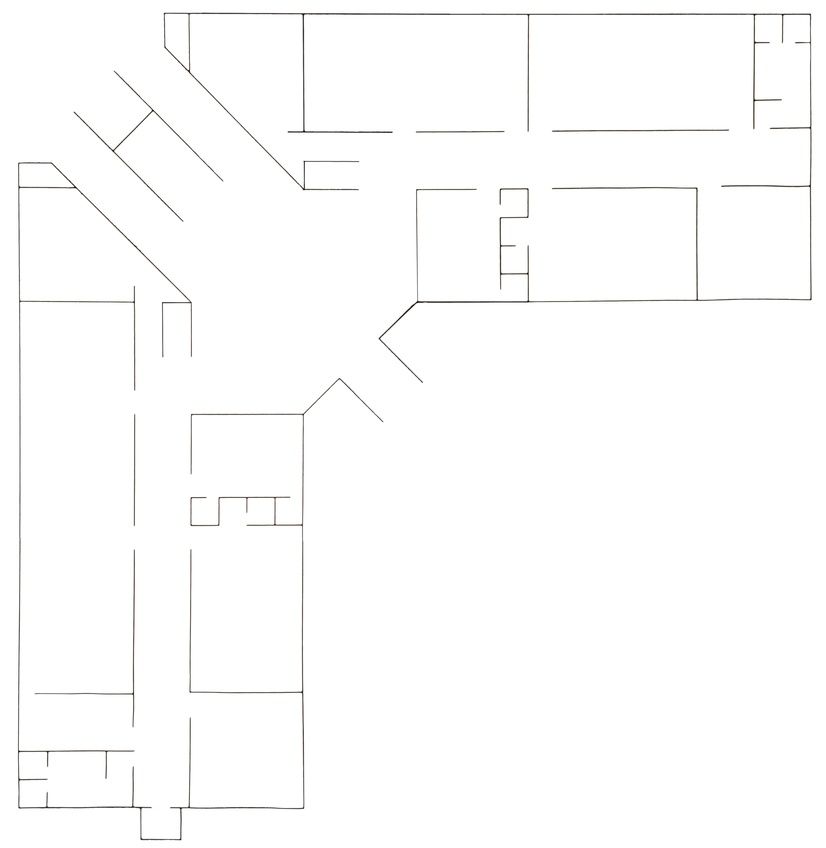
#> input picture images/first plain.jpg, 826 x 848 px, shrunk from 4113 x 4222 before the run, found by its file name
$ python edge.py
#> lines starting #> are read from the running program, lines starting #| are printed output that depends on the picture; after the words box and inside, x2 and y2 are one past the last pixel; in counts of white or black regions, pixels touching at a corner belong together
import cv2
import numpy as np
from pathlib import Path
import math

class WallDetector:
    def __init__(self, image_path):
        """Initialize detector with floor plan image"""
        self.image_path = image_path
        self.image = cv2.imread(image_path)
#> self.image is the input picture: shape (848, 826, 3); mean B, G, R 252.6, 252.8, 252.8
        if self.image is None:
            raise FileNotFoundError(f"Image not found: {image_path}")

        self.gray = cv2.cvtColor(self.image, cv2.COLOR_BGR2GRAY)
        self.lines = None
        self.corners = None


    def detect_line_segments(self, blur_kernel=5, blur_sigma=1.5, canny_low=30, canny_high=100,
                            hough_threshold=15, min_line_length=50, max_line_gap=20):
        """
        Detect line segments from black lines on white background

        Parameters to tune:
          - blur_kernel: Gaussian blur kernel (5, 7, 9) - larger = smoother
          - blur_sigma: Blur amount (1.0-2.5)
          - canny_low: Lower Canny threshold (20-50) - lower detects more
          - cancy_high: Upper Canny threshold (80-150) - higher detects fewer
          - hough_threshold: Minimum votes (10-30) - LOWER = detect more lines
          - min_line_length: Minimum line length in pixels (30-100)
          - max_line_gap: Gap tolerance to connect segments (10-30)
        """
#> called with blur_kernel = 5, blur_sigma = 1.5, canny_low = 30, canny_high = 100, hough_threshold = 15, min_line_length = 50, max_line_gap = 20
        # Blur to reduce noise
        blurred = cv2.GaussianBlur(self.gray, (blur_kernel, blur_kernel), blur_sigma)

        # Invert: make black lines white for edge detection
        inverted = cv2.bitwise_not(blurred)
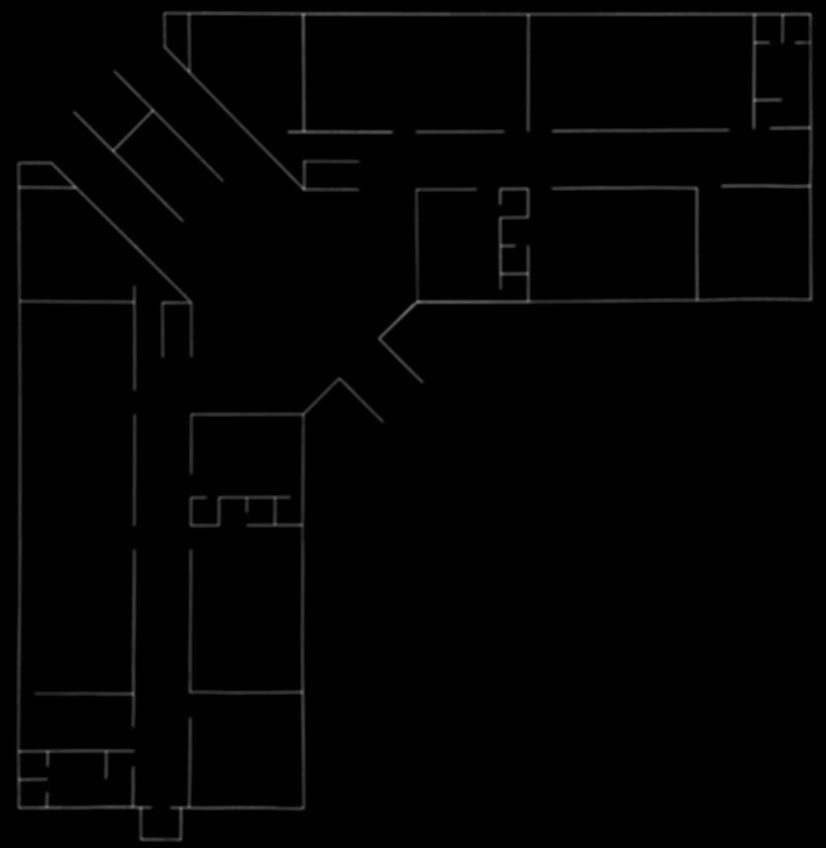
#> inverted: shape (848, 826); min 0, max 119, mean 2.2

        # Aggressive erosion to collapse both edges of black line into single centerline
        kernel = cv2.getStructuringElement(cv2.MORPH_RECT, (3, 3))
        eroded = cv2.erode(inverted, kernel, iterations=5)  # Heavy erosion
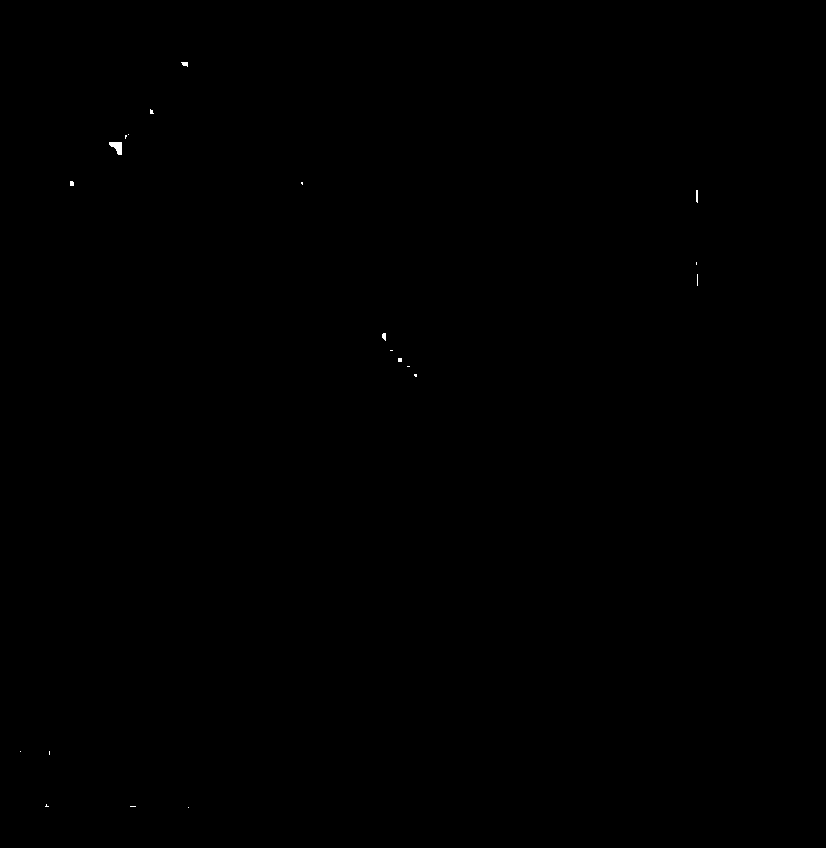
#> eroded: shape (848, 826); values 0 (black) and 1 (white), 0.04% white; 20 white regions (16 under 20 px), largest, box (x1, y1, x2, y2) and area: (109, 142, 122, 155) 108, (181, 62, 188, 67) 25, (696, 190, 698, 203) 25, (382, 333, 386, 341) 25

        # Dilate back to restore line visibility
        dilated = cv2.dilate(eroded, kernel, iterations=3)
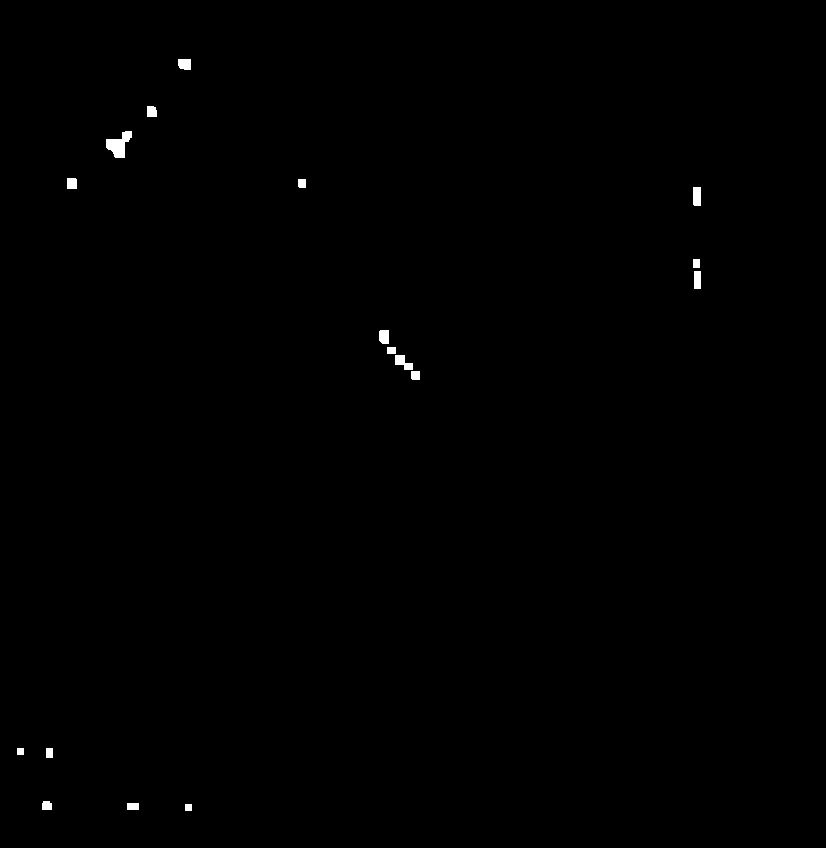
#> dilated: shape (848, 826); values 0 (black) and 1 (white), 0.27% white; 17 white regions, largest, box (x1, y1, x2, y2) and area: (106, 131, 132, 158) 388, (395, 355, 413, 370) 161, (693, 187, 701, 206) 151

        # Edge detection on processed image
        edges = cv2.Canny(dilated, canny_low, canny_high)
#> edges: shape (848, 826); every value is 0

        # Dilate slightly to reconnect broken segments
        kernel = cv2.getStructuringElement(cv2.MORPH_RECT, (2, 2))
        edges = cv2.dilate(edges, kernel, iterations=1)

        # Hough line detection
        lines = cv2.HoughLinesP(
            edges,
            rho=1,
            theta=np.pi/180,
            threshold=hough_threshold,
            minLineLength=min_line_length,
            maxLineGap=max_line_gap
        )
#> lines = None

        if lines is None:
            lines = []
        else:
            lines = [line[0] for line in lines]

        self.lines = lines
        print(f"✓ Detected {len(lines)} line segments")
        return lines

    def snap_angles(self, angle_threshold=10):
        """Snap line angles to nearest 0° or 90°"""
#> called with angle_threshold = 10
        if self.lines is None:
            return

        snapped = []
        for line in self.lines:
            x1, y1, x2, y2 = line

            # Calculate angle
            dx = x2 - x1
            dy = y2 - y1
            angle = math.degrees(math.atan2(dy, dx))
            angle = angle % 180  # Normalize to 0-180

            # Snap to 0° or 90°
            if abs(angle) <= angle_threshold or abs(angle - 180) <= angle_threshold:
                # Make horizontal
                new_y1 = (y1 + y2) // 2
                snapped.append([x1, new_y1, x2, new_y1])
            elif abs(angle - 90) <= angle_threshold:
                # Make vertical
                new_x1 = (x1 + x2) // 2
                snapped.append([new_x1, y1, new_x1, y2])
            else:
                snapped.append(line)

        self.lines = snapped
        print(f"✓ Angles snapped to 0°/90°")

    def find_corners(self, tolerance=30):
        """Find intersections/corners where lines meet"""
        if self.lines is None or len(self.lines) < 2:
            return []

        corners = []

        for i, line1 in enumerate(self.lines):
            x1, y1, x2, y2 = line1

            for j, line2 in enumerate(self.lines):
                if i >= j:
                    continue

                x3, y3, x4, y4 = line2

                # Find intersection point
                intersection = self.line_intersection(x1, y1, x2, y2, x3, y3, x4, y4)

                if intersection is not None:
                    ix, iy = intersection

                    # Check if intersection is within tolerance of both lines
                    if (self.point_on_line(ix, iy, x1, y1, x2, y2, tolerance) and
                        self.point_on_line(ix, iy, x3, y3, x4, y4, tolerance)):

                        # Calculate angle at corner
                        angle1 = math.degrees(math.atan2(y2 - y1, x2 - x1))
                        angle2 = math.degrees(math.atan2(y4 - y3, x4 - x3))
                        corner_angle = abs(angle2 - angle1)
                        if corner_angle > 90:
                            corner_angle = 180 - corner_angle

                        corners.append((ix, iy, corner_angle))

        self.corners = corners
        print(f"✓ Found {len(corners)} corners")
        return corners

    def line_intersection(self, x1, y1, x2, y2, x3, y3, x4, y4):
        """Find intersection of two lines"""
        denom = (x1 - x2) * (y3 - y4) - (y1 - y2) * (x3 - x4)
        if abs(denom) < 1e-10:
            return None

        t = ((x1 - x3) * (y3 - y4) - (y1 - y3) * (x3 - x4)) / denom

        ix = x1 + t * (x2 - x1)
        iy = y1 + t * (y2 - y1)

        return (int(ix), int(iy))

    def point_on_line(self, px, py, x1, y1, x2, y2, tolerance):
        """Check if point is on line segment (within tolerance)"""
        dist = abs((y2 - y1) * px - (x2 - x1) * py + x2 * y1 - y2 * x1) / math.sqrt((y2 - y1)**2 + (x2 - x1)**2)
        on_segment = (min(x1, x2) - tolerance <= px <= max(x1, x2) + tolerance and
                     min(y1, y2) - tolerance <= py <= max(y1, y2) + tolerance)
        return dist <= tolerance and on_segment

    def draw_and_save(self, output_path="output_corrected_map.jpg"):
        """Draw lines and corners with angles, save to image"""
        output = self.image.copy()

        # Draw lines in red
        for line in self.lines:
            x1, y1, x2, y2 = line
            cv2.line(output, (x1, y1), (x2, y2), (0, 0, 255), 2)

        # Draw corners and angles
        if self.corners:
            for ix, iy, angle in self.corners:
                # Draw corner circle
                cv2.circle(output, (ix, iy), 5, (0, 255, 0), -1)

                # Write angle text
                angle_text = f"{angle:.1f}°"
                cv2.putText(output, angle_text, (ix + 10, iy - 10),
                           cv2.FONT_HERSHEY_SIMPLEX, 0.5, (0, 255, 0), 2)

        # Save
        cv2.imwrite(output_path, output)
        print(f"✓ Saved to: {output_path}")
        return output_path

    def process(self, output_path="output_corrected_map.jpg"):
        """Run pipeline"""
        print(f"\nProcessing: {self.image_path}")
        print("-" * 50)

        self.detect_line_segments(
            blur_kernel=5,
            blur_sigma=1.5,
            canny_low=30,
            canny_high=100,
            hough_threshold=15,
            min_line_length=50,
            max_line_gap=20
        )

        self.snap_angles(angle_threshold=10)
        self.find_corners(tolerance=30)
        self.draw_and_save(output_path)

        print("-" * 50)
        print(f"✓ Done!\n")


def main():
    """Main execution"""
    maps_dir = Path("c:/Users/sidha/Desktop/maps")

    # Hardcoded filename
    filename = "first plain.jpg"
    target_image = str(maps_dir / "images" / filename)

    # Check if file exists
    if not Path(target_image).exists():
        print(f"Error: File not found: {target_image}")
        return

    print(f"Using image: {target_image}")

    # Run detection pipeline
    detector = WallDetector(target_image)
    detector.process(output_path=str(maps_dir / "images" / "output_corrected_map.jpg"))


if __name__ == "__main__":
    if __name__ == "__main__":
        main()
